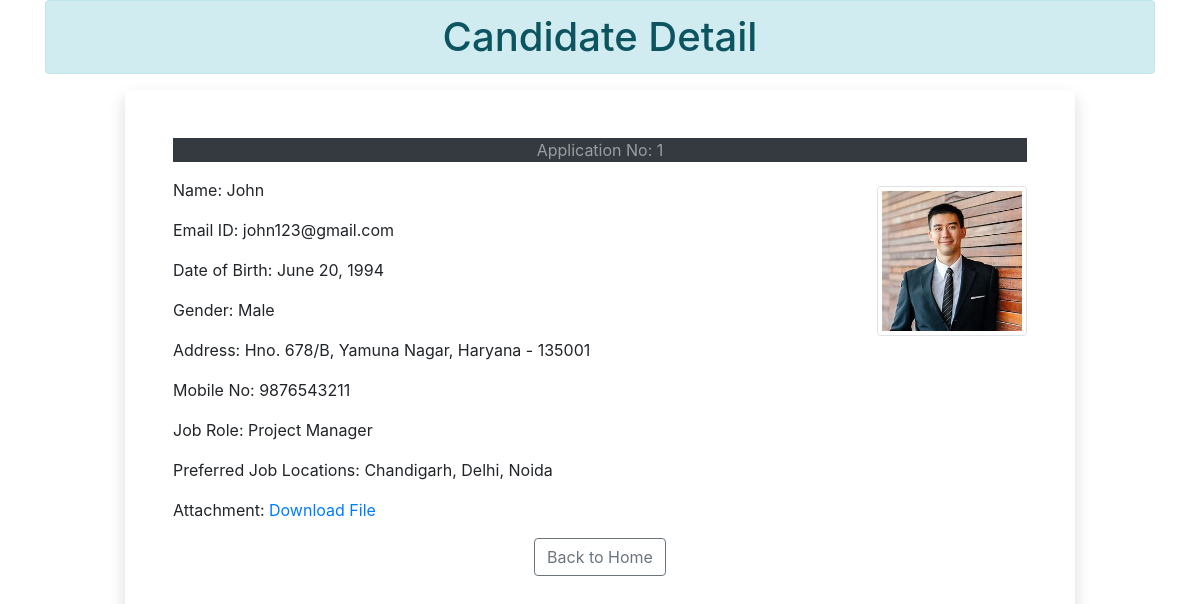
The page /1 on the database its author committed.
### resume/models.py (models this page shows)
class resume(models.Model):
    name=models.CharField(max_length=100)
    email=models.EmailField()
    dob=models.DateField(auto_now=False,auto_now_add=False) #will not automatically add date
    gender=models.CharField(max_length=20)
    locality=models.CharField(max_length=100)
    city=models.CharField(max_length=100)
    pin=models.PositiveIntegerField()
    state=models.CharField(choices=STATE_CHOICE,max_length=70)
    mobile=models.PositiveIntegerField()
    jobtype=models.CharField(choices=JOB_ROLE_CHOICE,max_length=70)
    jobcity=models.CharField(max_length=50)
    profile_image=models.ImageField(upload_to='profileimage',blank=True) #blank=True if somebody doesnt give image then it will also work
    doc=models.FileField(upload_to='doc',blank=True)

### resume/views.py (the view)
# urls.py: path('<int:pk>',views.CandidateView.as_view(),name='candidate') #<int:pk> gives the id for the url
class CandidateView(View):
    def get(self,request,pk):
        candidate= resume.objects.get(pk=pk)
        return render(request,'resume/candidate.html',{'candidate':candidate})

### resume/templatetags/filter.py (called while the page is built)
@register.filter(name='remove_special_char')
def remove_chars(value,arg): #arg= arguments in filter;value=each character present in our value
    for character in arg:
        value=value.replace(character,"")
    return value

### templates/resume/candidate.html (shortened to what this page needs)
<!DOCTYPE html>
{% load filter %}
<html lang="en">
<head>
    <link rel="stylesheet" href="https://cdn.jsdelivr.net/npm/bootstrap@4.3.1/dist/css/bootstrap.min.css">
    </head>
<body>
    <div class="container">
        <h1 class="alert alert-info text-center">Candidate Detail</h1>
        <div class="row">
            <div class="col-sm-10 shadow p-5 offset-sm-1">
                <p class="text-center text-white-50 bg-dark">Application No: {{candidate.id}}</p>
                <img src="{{candidate.profile_image.url}}" alt="Not available" class="img-fluid img-thumbnail float-right mt-2" width="150" height="150">
                <p>Name: {{candidate.name}}</p>
                <p>Email ID: {{candidate.email}}</p>
                <p>Date of Birth: {{candidate.dob}}</p>
                <p>Gender: {{candidate.gender}}</p>
                <p>Address: {{candidate.locality}}, {{candidate.city}}, {{candidate.state}} - {{candidate.pin}}</p>
                <p>Mobile No: {{candidate.mobile}}</p>
                <p>Job Role: {{candidate.jobtype}}</p>
                <p>Preferred Job Locations: {{candidate.jobcity|remove_special_char:"[]'"}}</p>
                <p>Attachment: <a href=" {{candidate.doc.url}}"> Download File</a></p>
                <div class="text-center">
                    <a href="/" class="btn btn-outline-secondary">Back to Home</a>
                </div>
            </div>
        </div>
    </div>
</body>
</html>

### rows shown on the page
resume: id "1", profile_image (picture), name "John", email "john123@gmail.com", dob "June 20, 1994", gender "Male", locality "Hno. 678/B", city "Yamuna Nagar", state "Haryana", pin "135001", mobile "9876543211", jobtype "Project Manager", jobcity|remove_special_char "Chandigarh, Delhi, Noida"
